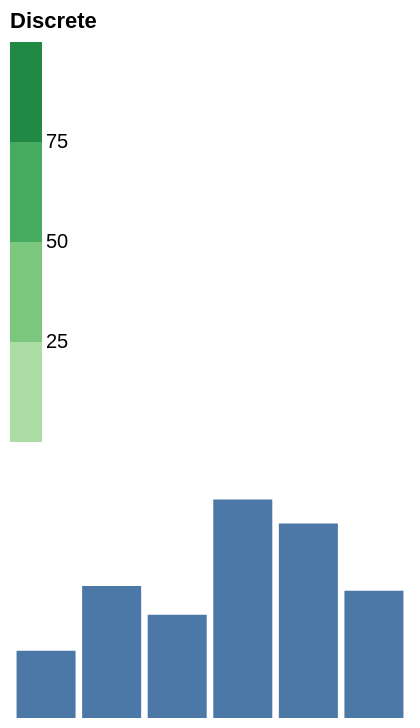

Vega-Lite specification stored for this chart:
### Vega specification from a JSON file in a GitHub repository (floating-point values rounded to 4 significant figures)
{"width": 200, "height": 120, "padding": 5, "data": [{"name": "t", "values": [{"a": "Alpha", "b": 28, "c": "x", "d": 1}, {"a": "Bravo", "b": 55, "c": "y", "d": 2}, {"a": "Charlie", "b": 43, "c": "x", "d": 3}, {"a": "Delta", "b": 91, "c": "z", "d": 4}, {"a": "Echo", "b": 81, "c": "y", "d": 5}, {"a": "Foxtrot", "b": 53, "c": "z", "d": 6}]}], "scales": [{"name": "x", "type": "band", "domain": {"data": "t", "field": "a"}, "range": "width", "padding": 0.1}, {"name": "y", "type": "linear", "domain": {"data": "t", "field": "b"}, "range": "height", "nice": true}, {"name": "color", "type": "ordinal", "domain": {"data": "t", "field": "c"}, "range": {"scheme": "category10"}}, {"name": "ramp", "type": "linear", "domain": {"data": "t", "field": "d"}, "range": {"scheme": "blues"}}, {"name": "size", "type": "linear", "domain": {"data": "t", "field": "b"}, "range": [10, 200]}, {"name": "shape", "type": "ordinal", "domain": {"data": "t", "field": "c"}, "range": "symbol"}, {"name": "quant", "type": "quantize", "domain": [0, 100], "range": {"scheme": "greens", "count": 4}}], "marks": [{"type": "rect", "from": {"data": "t"}, "encode": {"enter": {"x": {"scale": "x", "field": "a"}, "width": {"scale": "x", "band": 1}, "y": {"scale": "y", "field": "b"}, "y2": {"scale": "y", "value": 0}}}}], "legends": [{"fill": "quant", "type": "gradient", "title": "Discrete", "orient": "top"}]}
